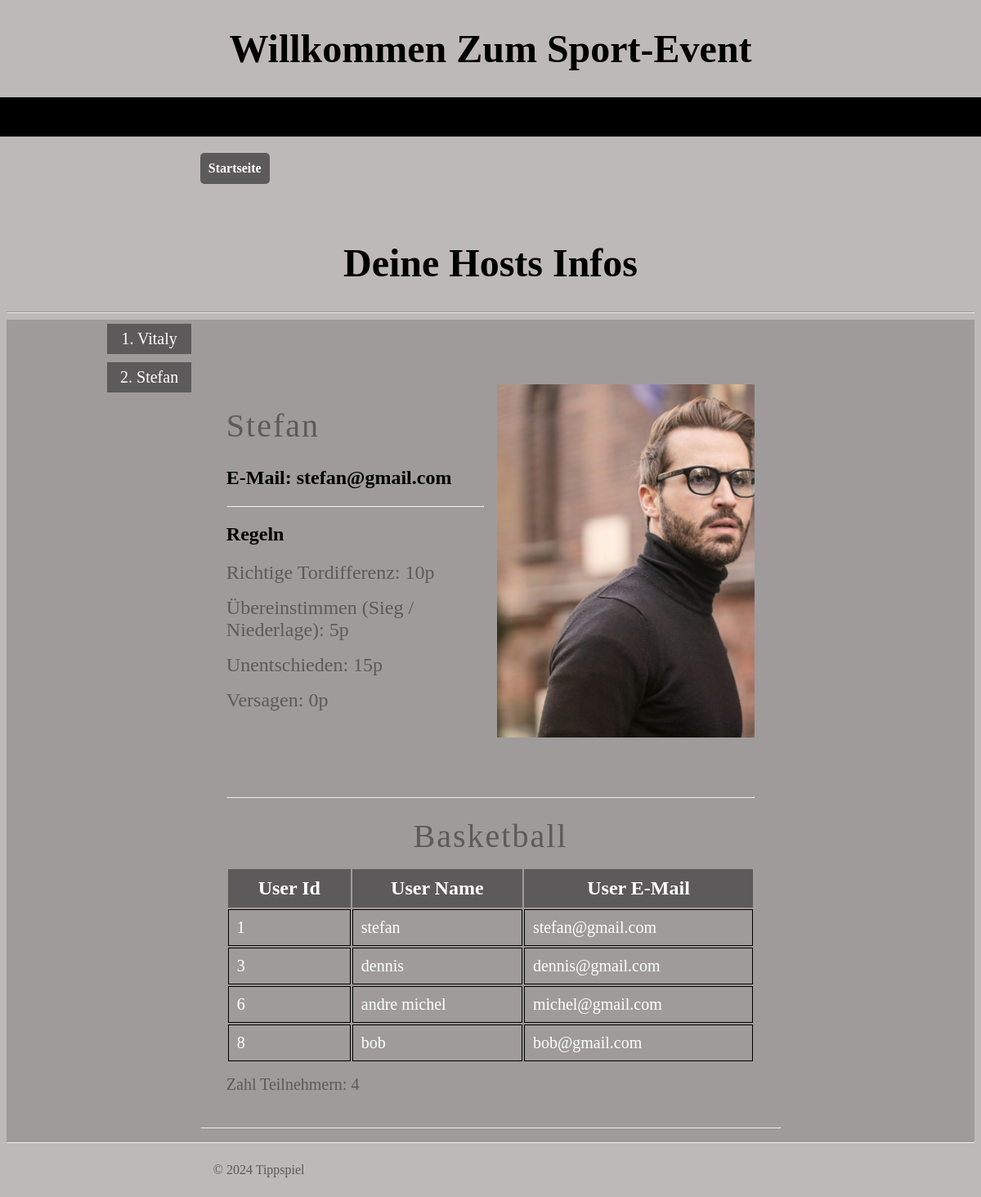
The app's page /PHP/infos_user_hosts.php?host_id=2 (signed in) with its own data.
### tables this page shows
CREATE TABLE `hosts` (
  `hid` int(6) unsigned NOT NULL AUTO_INCREMENT,
  `hfullname` varchar(30) NOT NULL,
  `hostname` varchar(30) NOT NULL,
  `email` varchar(50) NOT NULL,
  `passwort` varchar(100) NOT NULL,
  `foto` varchar(30) DEFAULT NULL,
  `tordiff` int(20) DEFAULT 10,
  `winnloss` int(20) DEFAULT 5,
  `equality` int(20) DEFAULT 15,
  PRIMARY KEY (`hid`)
);

### config.php (called while the page is built, shortened)
<?php
function my_autoloader($class_name)
{
    $directories = array(
        'DATABASE/',
        'Utils/'
    );
    foreach ($directories as $directory) {
        $file_path = '../' . $directory . $class_name . '.php';
        if (file_exists($file_path)) {
            return;
        }
    }
}

### DATABASE/User.php (called while the page is built, shortened)
<?php
class User
{
    private $table_name;
    private $conn;
    private $u_event;
    private $u_host;
    private $all_u_ids = [];
    private $all_u_names = [];
    private $all_u_emails = [];
    public function __construct($db_conn)
    {
        $this->conn = $db_conn;
        $this->table_name = "users";
        $this->u_event = new UserEvent($this->conn);
        $this->u_host = new UserHost($this->conn);
    }
    public function initAllUsersProEvents($users_ids)
    {
        try {
            $sql = "SELECT * FROM " . $this->table_name . " WHERE userid=?";
            $stmt = $this->conn->prepare($sql);
            if (count($users_ids) > 0) {
                foreach ($users_ids as $user_id) {
                    $stmt->execute([$user_id]);
                    if ($stmt->rowCount() == 1) {
                        $user = $stmt->fetch();
                        $this->all_u_ids[] = $user['userid'];
                        $this->all_u_names[] = $user['username'];
                        $this->all_u_emails[] = $user['useremail'];
                    } else return 0;
                }
                return 1;
            } else return 0;
        } catch (PDOException $e) {
            return 0;
        }
    }
    public function getAllUsers()
    {
        $data = array(
            'users_ids' => $this->all_u_ids,
            'users_names' => $this->all_u_names,
            'users_emails' => $this->all_u_emails
        );
        $this->all_u_ids = [];
        $this->all_u_names = [];
        $this->all_u_emails = [];
        return $data;
    }
    public function get_UserEvent()
    {
        return $this->u_event;
    }
    public function get_UserHost()
    {
        return  $this->u_host;
    }
}

### DATABASE/UserHost.php (called while the page is built, shortened)
<?php
class UserHost
{
    private $table_name;
    private $conn;
    private $host_id = [];
    public function __construct($db_conn)
    {
        $this->conn = $db_conn;
        $this->table_name = "usershosts";
    }
    public function initUserHost($user_id)
    {
        try {
            $sql = "SELECT hostid FROM " . $this->table_name . " WHERE huserid=?";
            $stmt = $this->conn->prepare($sql);
            $stmt->execute([$user_id]);
            if ($stmt->rowCount() >= 1) {
                $hosts = $stmt->fetchAll(PDO::FETCH_ASSOC);
                foreach ($hosts as $host) {
                    $this->host_id[] = $host['hostid'];
                }
                return 1;
            } else {
                return 0;
            }
        } catch (PDOException $e) {
            return 0;
        }
    }
    public function getHostId()
    {
        $data = array('user_host' => $this->host_id);
        $this->host_id = [];
        return $data;
    }
}

### DATABASE/Host.php (called while the page is built, shortened)
<?php
class Host
{
    private $table_name;
    private $conn;
    private $h_id;
    private $h_full_name;
    private $h_name;
    private $h_email;
    private $h_foto;
    private $tordiff;
    private $winnloss;
    private $equality;
    public function __construct($db_conn)
    {
        $this->conn = $db_conn;
        $this->table_name = "hosts";
    }
    public function initHostUser($host_id)
    {
        try {
            $sql = "SELECT * FROM " . $this->table_name . " WHERE hid=?";
            $stmt = $this->conn->prepare($sql);
            $stmt->execute([$host_id]);
            if ($stmt->rowCount() == 1) {
                $host = $stmt->fetch();
                $this->h_id = $host['hid'];
                $this->h_full_name = $host['hfullname'];
                $this->h_name = $host['hostname'];;
                $this->h_email = $host['email'];
                $this->h_foto = $host['foto'];
                $this->tordiff = $host['tordiff'];
                $this->winnloss = $host['winnloss'];
                $this->equality = $host['equality'];
                return 1;
            } else {
                return 0;
            }
        } catch (PDOException $e) {
            return 0;
        }
    }
    public function getHostUser()
    {
        $data = array(
            'host_id' => $this->h_id,
            'host_fullname' => $this->h_full_name,
            'host_name' => $this->h_name,
            'host_email' => $this->h_email,
            'host_foto' => $this->h_foto,
            'host_tordiff' => $this->tordiff,
            'host_winnloss' => $this->winnloss,
            'host_equality' => $this->equality
        );
        return $data;
    }
}

### DATABASE/Event.php (called while the page is built, shortened)
<?php
class Event
{
    private $table_name;
    private $conn;
    private $e_id = [];
    private $e_name = [];
    public function __construct($db_conn)
    {
        $this->conn = $db_conn;
        $this->table_name = "events";
    }
    public function initEventHost($host_id, $data)
    {
        try {
            $sql = "SELECT eid, ename FROM " . $this->table_name . " WHERE heid=? AND eid IN (" . implode(", ", $data) . ")";
            $stmt = $this->conn->prepare($sql);
            $stmt->execute([$host_id]);
            if (count($data) >= 1) {
                $events = $stmt->fetchAll(PDO::FETCH_ASSOC);
                foreach ($events as $event) {
                    $this->e_id[] = $event['eid'];
                    $this->e_name[] = $event['ename'];
                }
                return 1;
            } else {
                return 0;
            }
        } catch (PDOException $e) {
            return 0;
        }
    }
    public function getHostEvents()
    {
        $events = array(
            'event_id' => $this->e_id,
            'event_name' => $this->e_name
        );
        return $events;
    }
}

### DATABASE/UserEvent.php (called while the page is built, shortened)
<?php
class UserEvent
{
    private $table_name;
    private $conn;
    private $users_id = [];
    public function __construct($db_conn)
    {
        $this->conn = $db_conn;
        $this->table_name = "usersevents";
    }
    public function initEventUsers($event_id)
    {
        try {
            $sql = "SELECT euserid FROM " . $this->table_name . " WHERE eventid=?";
            $stmt = $this->conn->prepare($sql);
            $stmt->execute([$event_id]);
            if ($stmt->rowCount() >= 1) {
                $users = $stmt->fetchAll(PDO::FETCH_ASSOC);
                foreach ($users as $user) {
                    $this->users_id[] = $user['euserid'];
                }
                return 1;
            } else {
                return 0;
            }
        } catch (PDOException $e) {
            return 0;
        }
    }
    public function getUsersId()
    {
        $data = array('event_users' => $this->users_id);
        $this->users_id = [];
        return $data;
    }
}

### PHP/infos_user_hosts.php (the view, shortened to what this page needs)
<?php
include '../config.php';
if (isset($_SESSION['user_id']) && isset($_SESSION['user_email'])) {
    $db = new Database();
    $conn = $db->connect();
    $user = new User($conn);
    $host = new Host($conn);
    $user_id = $_SESSION['user_id'];
    $user_hosts = $user->get_UserHost();
    $user_hosts->initUserHost($user_id);
    $host_ids = $user_hosts->getHostId();
    $user_events = $user->get_UserEvent();
    $user_events->initUserEvent($user_id);
    $event_ids = $user_events->getEventId()['user_event'];
}
?>
<!DOCTYPE html>
<html lang="de">
<head>
    <link rel="stylesheet" type="text/css" href="../CSS/user_hosts_infos.css">
</head>
<body>
    <div class="top-bar">
        <h1>Willkommen zum Sport-Event</h1>
        <div id="header"></div>
    </div>
    <div class="container">
        <a href="homepage-user.php">startseite</a>
    </div>
    <h1>deine hosts infos</h1>
    <hr>
    <div id="content">
        <div class="host-container">
            <?php foreach ($host_ids['user_host'] as $key => $host_id) {
                $host->initHostUser($host_id);
                $host_data = $host->getHostUser(); ?>
                <div class='host-menu'>
                    <div class="config">
                        <ul>
                            <li><a href="?host_id=<?php echo $host_data["host_id"]; ?>"><?php echo $key + 1 . '. ' . $host_data['host_fullname']; ?></a></li>
                        </ul>
                    </div>
                </div>
            <?php } ?>
            <?php foreach ($host_ids['user_host'] as $host_id) {
                $host->initHostUser($host_id);
                $host_data = $host->getHostUser();
                $av_events = new Event($conn);
                $all_users = new User($conn);
                $av_events->initEventHost($host_id, $event_ids);
                $events_data = $av_events->getHostEvents();
                if (isset($_GET['host_id'])) {
                    if ($host_id == $_GET['host_id']) {
            ?>
                        <div class="host-info">
                            <div class="h-items">
                                <h1><?php echo $host_data['host_fullname']; ?> </h1>
                                <h2>E-Mail: <?php echo $host_data['host_email']; ?> </h2>
                                <hr>
                                <h2>Regeln</h2>
                                <ul class='regeln'>
                                    <li>Richtige Tordifferenz: <?php echo $host_data['host_tordiff']; ?>p</li>
                                    <li>Übereinstimmen (Sieg / Niederlage): <?php echo $host_data['host_winnloss']; ?>p</li>
                                    <li>Unentschieden: <?php echo $host_data['host_equality']; ?>p</li>
                                    <li>Versagen: 0p</li>
                                </ul>
                            </div>
                            <div class="h-items">
                                <img src="../Images/hosts/<?php echo $host_data['host_foto']; ?>" alt="cover-foto">
                            </div>
                        </div>
                        <?php
                        for ($event = 0; $event < count($events_data['event_id']); $event++) {
                            $all_users->get_UserEvent()->initEventUsers($events_data['event_id'][$event]);
                            $ids_usersevents = $all_users->get_UserEvent()->getUsersId();
                        ?>
                            <div class="host-events-info">
                                <hr class="sep">
                                <div class="host-events"><?php echo $events_data['event_name'][$event] ?></div>
                                <?php foreach ($ids_usersevents as $ids_usersevent) {
                                    $all_users->initAllUsersProEvents($ids_usersevent);
                                    $user_data = $all_users->getAllUsers();
                                    $zahl_users = count($user_data['users_ids']);
                                ?>
                                    <table class="users">
                                        <tr>
                                            <th>User Id</th>
                                            <th>User Name</th>
                                            <th>User E-Mail</th>
                                        </tr>
                                        <?php for ($i = 0; $i < count($user_data['users_ids']); $i++) { ?>
                                            <tr>
                                                <td><?php echo $user_data['users_ids'][$i]; ?></td>
                                                <td><?php echo $user_data['users_names'][$i]; ?></td>
                                                <td><?php echo $user_data['users_emails'][$i]; ?></td>
                                            </tr>
                                        <?php } ?>
                                    </table>
                                    <div class='zahl'>Zahl Teilnehmern: <?php echo $zahl_users; ?> </div>
                                <?php } ?>
                            </div>
                        <?php } ?>
                        <hr class="sep-base">
            <?php }
                } else {
                    echo "";
                }
            } ?>
        </div>
        <hr class="sep">
    </div>
    <div class="footer">&copy; 2024 Tippspiel</div>
</body>
</html>

### CSS/user_hosts_infos.css (style rules this page uses)
* { padding: 0; box-sizing: border-box; }
body { background-color: rgb(190, 185, 185); }
.top-bar { position: fixed; width: 100%; top: 0; left: 0; z-index: 1000; background-color: rgb(190, 185, 185); }
h1 { text-transform: capitalize; text-align: center; font-size: 3rem; }
.container { height: 7rem; width: 60%; margin: 150px auto 0 auto; display: flex; flex-direction: row; align-items: center; justify-content: flex-start; gap: 20px; }
#header { height: 3rem; background-color: black; }
.container a { text-decoration: none; text-transform: capitalize; background-color: rgb(92, 90, 90); border-radius: 5px; padding: 10px; color: white; font-weight: bold; }
#content { background-color: rgb(159, 155, 155); }
.host-container { width: 80%; display: grid; grid-template-columns: 1fr 1fr 1fr 1fr; grid-template-rows: auto; }
.host-menu { grid-column: 1; }
.host-container .host-menu .config { width: inherit; display: flex; flex-direction: row; justify-content: flex-end; }
.host-container .host-menu .config ul { list-style-type: none; width: 50%; margin: 0; overflow: auto; }
.host-container .host-menu .config ul li { background-color: rgb(92, 90, 90); margin: 5px; padding: 7px; width: calc(100% - 16px); text-transform: capitalize; text-align: center; }
.host-container .host-menu .config ul li a { font-size: 1.25rem; color: white; text-decoration: none; width: 100%; display: inline-block; }
.host-info { grid-column: 2 / span 3; padding: 2rem; display: flex; flex-direction: row; justify-content: space-between; gap: 15px; }
.host-info h1 { text-align: left; font-size: 2.5rem; color: rgb(92, 90, 90); font-weight: 100; letter-spacing: 2px; }
.host-info .h-items { width: 50%; }
.host-info .regeln { list-style-type: none; display: flex; flex-direction: column; }
.host-info .regeln li { font-size: 1.5rem; margin-bottom: 1rem; color: rgb(92, 90, 90); }
.host-info .h-items img { object-fit: cover; height: 100%; width: 100%; }
.host-events-info { grid-column: 2 / span 3; background-color: rgb(159, 155, 155); padding: 2rem; display: flex; flex-direction: column; gap: 15px; }
.host-events-info .host-events { text-align: center; font-size: 2.5rem; color: rgb(92, 90, 90); font-weight: 100; letter-spacing: 2px; }
table { width: 100%; }
tr, td { border: 1px solid black; margin: auto; padding: 10px; font-size: 1.5rem; color: white; }
th { background-color: rgb(92, 90, 90); padding: 10px; }
td { font-size: 1.25rem !important; }
.zahl { font-size: 1.25rem; color: rgb(92, 90, 90); }
.sep { width: 100%; }
.sep-base { grid-column: 2 / span 3; width: 100%; }
.footer { width: 60%; margin: auto; padding: 1rem; color: rgb(92, 90, 90); }

### records on screen
hosts: hfullname "Vitaly"
hosts: hfullname "Stefan", email "stefan@gmail.com", tordiff "10", winnloss "5", equality "15", foto (picture), event_name "Basketball", users_ids "1", users_names "stefan", users_emails "stefan@gmail.com", users_ids "3", users_names "dennis", users_emails "dennis@gmail.com", users_ids "6", users_names "andre michel", users_emails "michel@gmail.com", users_ids "8", users_names "bob", users_emails "bob@gmail.com", zahl_users "4"
